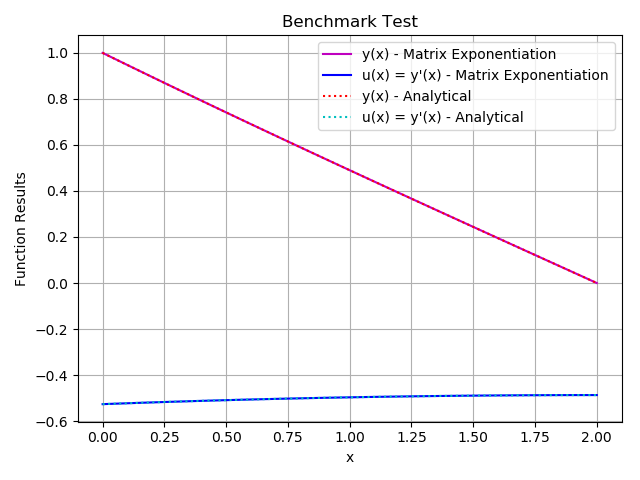

Reproduce this figure in Python.
#!/usr/bin/env python3

import matplotlib.pyplot as plt
import numpy as np
import pandas as pd

def main():
    data = pd.read_csv("test_out.csv")
    plt.plot(data['xvals'], data['yvals'], label="y(x) - Matrix Exponentiation", color='m')
    plt.plot(data['xvals'], data['uvals'], label="u(x) = y'(x) - Matrix Exponentiation", color='b')
    plt.plot(data['xvals'], data['ybench'], label="y(x) - Analytical", color='r', linestyle=':')
    plt.plot(data['xvals'], data['ubench'], label="u(x) = y'(x) - Analytical", color='c', linestyle=':')
    plt.legend(loc='best')
    plt.xlabel("x")
    plt.ylabel("Function Results")
    plt.title("Benchmark Test")
    plt.grid(b=True, which="both", axis="both")
    plt.tight_layout()
    plt.savefig("test_plot.png")
    plt.cla()
    plt.clf()

if __name__ == '__main__':
    main()
